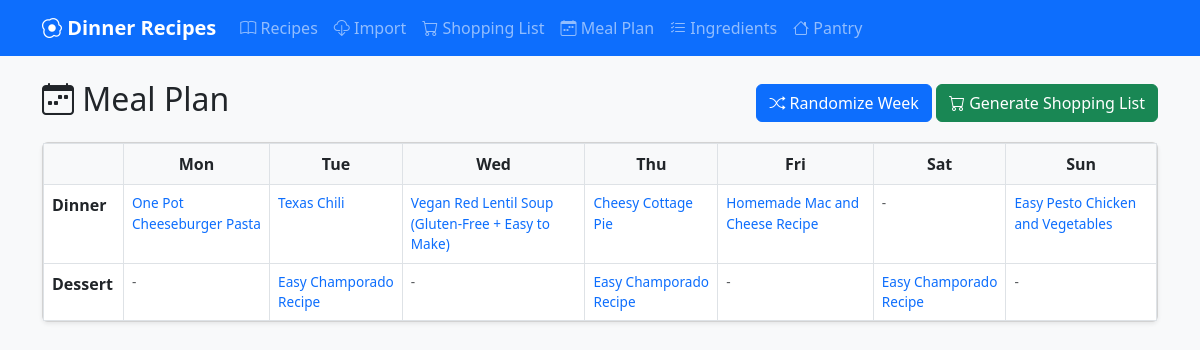
Page /mealplan on the committed database.
### app.py (models this page shows)
class Recipe(db.Model):
    id = db.Column(db.Integer, primary_key=True)
    name = db.Column(db.String(100), unique=True, nullable=False, index=True)
    category = db.Column(db.String(50), default='Dinner', index=True)
    difficulty = db.Column(db.String(20), default='Easy')
    protein_type = db.Column(db.String(20), default='None', index=True)
    servings = db.Column(db.Integer, default=4)
    instructions = db.Column(db.Text, default='')
    image = db.Column(db.String(255), default='')
    source_url = db.Column(db.String(500), default='')
    ingredients = db.relationship('RecipeIngredient', backref='recipe', lazy=True, cascade='all, delete-orphan')

### app.py (the view)
@app.route('/mealplan')
def meal_plan():
    meals = MealPlan.query.order_by(MealPlan.week, MealPlan.day).all()
    meal_dict = {}
    for meal in meals:
        key = (meal.week, meal.day, meal.meal_type)
        meal_dict[key] = meal
    return render_template('mealplan.html', meal_dict=meal_dict)

### templates/mealplan.html (shortened to what this page needs)
{% extends 'base.html' %}
{% block content %}
<div class="d-flex justify-content-between align-items-center mb-3">
    <h2><i class="bi bi-calendar-week"></i> Meal Plan</h2>
    <div>
        <form method="post" action="{{ url_for('meal_plan_randomize') }}" class="d-inline">
            <button type="submit" class="btn btn-primary">
                <i class="bi bi-shuffle"></i> Randomize Week
            </button>
        </form>
        <form method="post" action="{{ url_for('shopping_from_mealplan') }}" class="d-inline">
            <button type="submit" class="btn btn-success">
                <i class="bi bi-cart"></i> Generate Shopping List
            </button>
        </form>
    </div>
</div>
<div class="card">
    <div class="card-body p-0">
        <table class="table table-bordered mb-0">
            <thead>
                <tr>
                    <th style="width: 80px;"></th>
                    {% for day in ['Mon', 'Tue', 'Wed', 'Thu', 'Fri', 'Sat', 'Sun'] %}
                    <th class="text-center">{{ day }}</th>
                    {% endfor %}
                </tr>
            </thead>
            <tbody>
                <tr>
                    <td><strong>Dinner</strong></td>
                    {% for day in range(1, 8) %}
                    <td class="small">
                        {% set meal = meal_dict.get((1, day, 'Dinner')) %}
                        {% if meal and meal.recipe %}
                            <a href="{{ url_for('recipe_view', id=meal.recipe.id) }}">{{ meal.recipe.name }}</a>
                        {% else %}
                            <span class="text-muted">-</span>
                        {% endif %}
                    </td>
                    {% endfor %}
                </tr>
                <tr>
                    <td><strong>Dessert</strong></td>
                    {% for day in range(1, 8) %}
                    <td class="small">
                        {% set meal = meal_dict.get((1, day, 'Dessert')) %}
                        {% if meal and meal.recipe %}
                            <a href="{{ url_for('recipe_view', id=meal.recipe.id) }}">{{ meal.recipe.name }}</a>
                        {% else %}
                            <span class="text-muted">-</span>
                        {% endif %}
                    </td>
                    {% endfor %}
                </tr>
            </tbody>
        </table>
    </div>
</div>
{% endblock %}

### static/css/style.css (style rules this page uses)
body { background-color: #f8f9fa; }
.card { box-shadow: 0 0.125rem 0.25rem rgba(0, 0, 0, 0.075); }
.table th { font-weight: 600; background-color: #f8f9fa; }
.table td.small { font-size: 0.85rem; padding: 0.5rem; }
.table td.small a { text-decoration: none; }

### rows in the picture
Recipe: recipe.name "One Pot Cheeseburger Pasta"
Recipe: recipe.name "Texas Chili"
Recipe: recipe.name "Vegan Red Lentil Soup (Gluten-Free + Easy to Make)"
Recipe: recipe.name "Cheesy Cottage Pie"
Recipe: recipe.name "Homemade Mac and Cheese Recipe"
Recipe: recipe.name "Easy Pesto Chicken and Vegetables"
Recipe: recipe.name "Easy Champorado Recipe" "Easy Champorado Recipe" "Easy Champorado Recipe"

### other values in the picture
{{ day }} "Mon" "Tue" "Wed" "Thu" "Fri" "Sat" "Sun"
